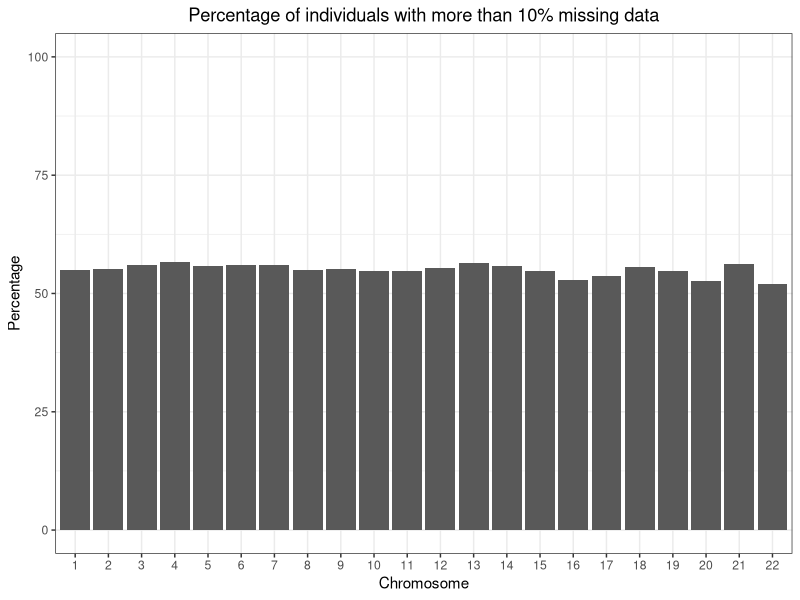

Reproduce this figure in R.
library(ggplot2)

data = data.frame(percentage = c(55.04087, 55.19126, 56.01093, 56.55738, 55.7377, 56.01093, 56.01093, 54.91803, 55.19126, 54.76839, 54.76839, 55.31335, 56.40327, 55.85831, 54.76839, 52.86104, 53.67847, 55.58583, 54.76839, 52.73224, 56.28415, 51.91257), chromosomes = c("1", "2", "3", "4", "5", "6", "7", "8", "9", "10", "11", "12", "13", "14", "15", "16", "17", "18", "19", "20", "21", "22"))

data$chromosomes = as.character(data$chromosomes)
data$chromosomes = factor(data$chromosomes, levels = unique(data$chromosomes))

png("c://Users/tuyen/Documents/postdoc_asu/projects/Kenya_Selection_and_Demography/Data_Processing/plots/individual_missingness_percent.png", width = 10, height = 5.5, units = "in", res = 300)
ggplot(data, aes(x=chromosomes, y=percentage)) +
  geom_bar(stat = "identity") +
  theme_bw() +
  labs(x="Chromosome", y="Percentage", title="Percentage of individuals with more than 10% missing data") +
  coord_cartesian(ylim=c(0, 100)) +
  theme(plot.title = element_text(hjust = 0.5))
dev.off()
